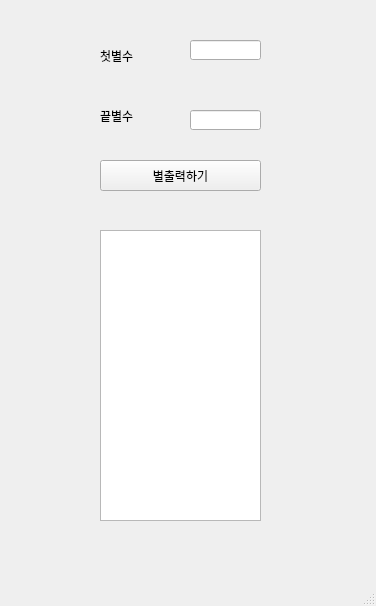
<?xml version="1.0" encoding="UTF-8"?>
<ui version="4.0">
 <class>MainWindow</class>
 <widget class="QMainWindow" name="MainWindow">
  <property name="geometry">
   <rect>
    <x>0</x>
    <y>0</y>
    <width>376</width>
    <height>606</height>
   </rect>
  </property>
  <property name="windowTitle">
   <string>MainWindow</string>
  </property>
  <widget class="QWidget" name="centralwidget">
   <widget class="QLabel" name="lbl_first">
    <property name="geometry">
     <rect>
      <x>100</x>
      <y>50</y>
      <width>56</width>
      <height>12</height>
     </rect>
    </property>
    <property name="text">
     <string>첫별수</string>
    </property>
   </widget>
   <widget class="QLabel" name="lbl_last">
    <property name="geometry">
     <rect>
      <x>100</x>
      <y>110</y>
      <width>56</width>
      <height>12</height>
     </rect>
    </property>
    <property name="text">
     <string>끝별수</string>
    </property>
   </widget>
   <widget class="QLineEdit" name="le_first">
    <property name="geometry">
     <rect>
      <x>190</x>
      <y>40</y>
      <width>71</width>
      <height>20</height>
     </rect>
    </property>
   </widget>
   <widget class="QLineEdit" name="le_last">
    <property name="geometry">
     <rect>
      <x>190</x>
      <y>110</y>
      <width>71</width>
      <height>20</height>
     </rect>
    </property>
   </widget>
   <widget class="QPushButton" name="pb">
    <property name="geometry">
     <rect>
      <x>100</x>
      <y>160</y>
      <width>161</width>
      <height>31</height>
     </rect>
    </property>
    <property name="text">
     <string>별출력하기</string>
    </property>
   </widget>
   <widget class="QTextEdit" name="te">
    <property name="geometry">
     <rect>
      <x>100</x>
      <y>230</y>
      <width>161</width>
      <height>291</height>
     </rect>
    </property>
   </widget>
  </widget>
  <widget class="QMenuBar" name="menubar">
   <property name="geometry">
    <rect>
     <x>0</x>
     <y>0</y>
     <width>376</width>
     <height>21</height>
    </rect>
   </property>
  </widget>
  <widget class="QStatusBar" name="statusbar"/>
 </widget>
 <resources/>
 <connections/>
</ui>
